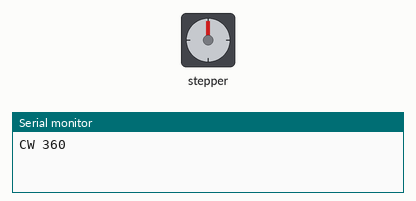
Simulated run of this sketch. Board: Arduino Uno, built with avr-gcc and run on an emulated ATmega328P. Shown: stepper motor, the last lines printed to the serial monitor. Stepper angles assume 2038 steps per turn.

Above: at 0.05 s.
At 3.75 s:
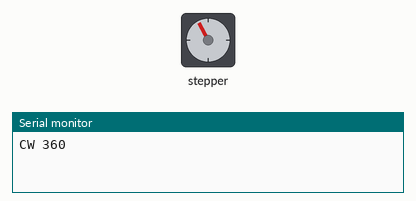
At 8.4 s:
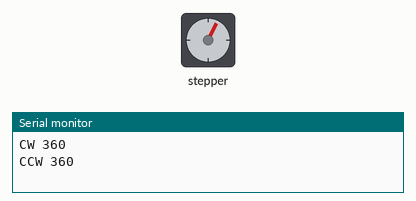
At 14.4 s:
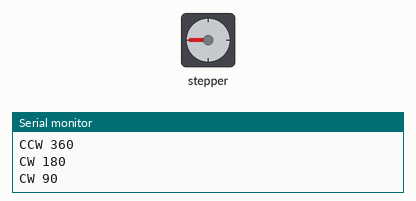
Timing chart, 0 to 18.7 s (numbered marks = the images above):
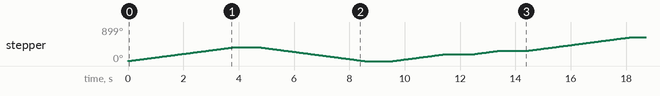

The sketch:

StepperMotor.ino
```cpp
#include <Stepper.h>

#define STEPS_PER_360_DEGREE 2038

Stepper stepper(STEPS_PER_360_DEGREE, 12, 10, 9, 11); // IN1 IN2 IN3 IN4

void setup() {
  Serial.begin(9600);

  stepper.setSpeed(16); // Unit as RPM (revolutions per minute) MIN 0-16 RPM
}
void loop() {
  Serial.println("CW 360");
  stepper.step(STEPS_PER_360_DEGREE);
  delay(1000);

  Serial.println("CCW 360");
  stepper.step(-STEPS_PER_360_DEGREE);
  delay(1000);

  Serial.println("CW 180");
  stepper.step(STEPS_PER_360_DEGREE/2);
  delay(1000);

  Serial.println("CW 90");
  stepper.step(STEPS_PER_360_DEGREE/4);
  delay(1000);
}
```

Measured:
- by itself, stepper: turns 360° clockwise in 3.8 s, then 360° counter-clockwise in 3.8 s, then 180° clockwise in 1.9 s, then 89° clockwise in 0.93 s, repeating every 14.4 s
